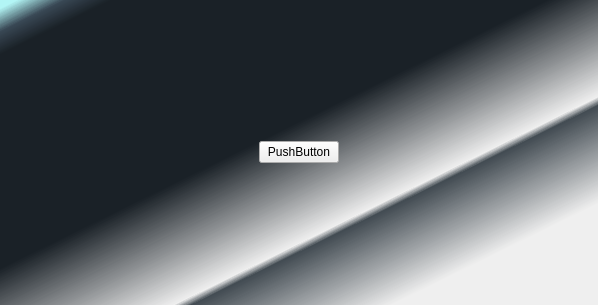
<?xml version="1.0" encoding="UTF-8"?>
<ui version="4.0">
 <class>MainWindow</class>
 <widget class="QMainWindow" name="MainWindow">
  <property name="geometry">
   <rect>
    <x>0</x>
    <y>0</y>
    <width>598</width>
    <height>305</height>
   </rect>
  </property>
  <property name="windowTitle">
   <string>MainWindow</string>
  </property>
  <widget class="QWidget" name="centralwidget">
   <property name="styleSheet">
    <string notr="true">#centralwidget{
	background-color:qlineargradient(spread:pad, x1:0, y1:0, x2:0.965686, y2:1, stop:0.0147059 rgba(85, 255, 255, 100), stop:0.0539216 rgba(57, 72, 85, 255), stop:0.0931373 rgba(26, 33, 39, 255), stop:0.455882 rgba(26, 33, 39, 255), stop:0.661765 rgba(0, 0, 0, 0), stop:0.676471 rgba(66, 75, 82, 255), stop:0.843137 rgba(66, 75, 82, 0))
}</string>
   </property>
   <layout class="QHBoxLayout" name="horizontalLayout">
    <item alignment="Qt::AlignHCenter|Qt::AlignVCenter">
     <widget class="QPushButton" name="pushButton">
      <property name="text">
       <string>PushButton</string>
      </property>
     </widget>
    </item>
   </layout>
  </widget>
 </widget>
 <resources/>
 <connections/>
</ui>
